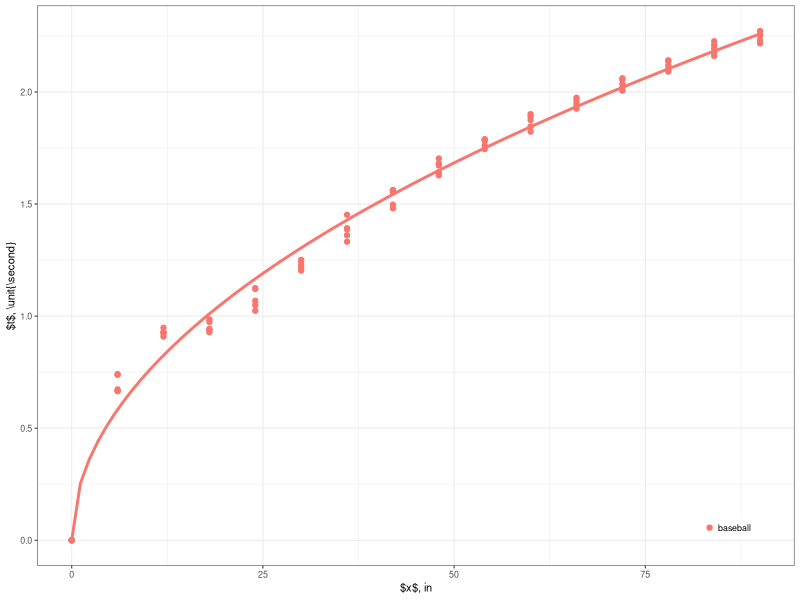
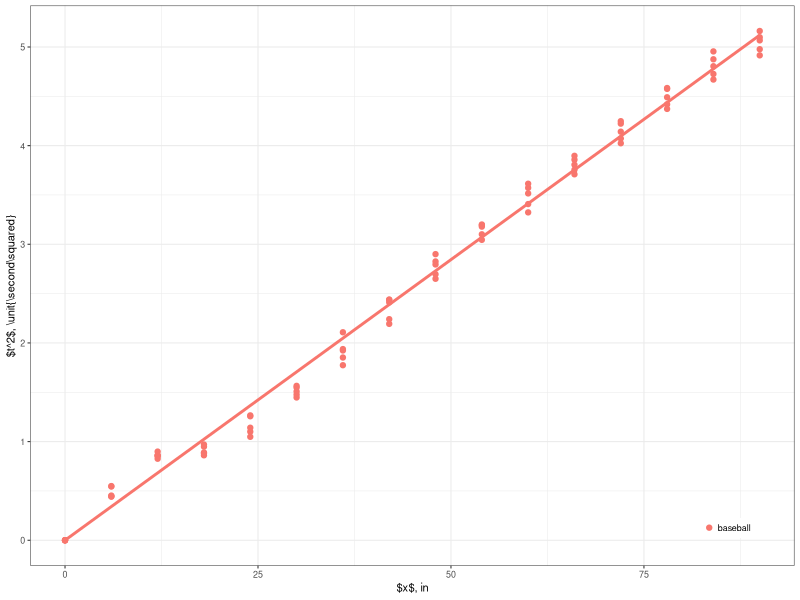

Recreate these plots in R, in order. (Note: this script raises an error after producing the figures.)
library(ggplot2)
library(dplyr)

raw <- read.csv('demairo.csv',header=TRUE)
data <- tibble(raw)
data <- mutate(data,tsquared=t_s^2)

# make fig 2.1
fig21 <- ggplot(data,aes(x=x_in,y=t_s,color=type))+
      geom_point()+
      geom_smooth(method="lm",formula=y~I(x^0.5)+0,se=FALSE)+
      xlab('$x$, in')+
      ylab('$t$, \\unit{\\second}')+
      theme_bw(base_size=8)+
      theme(legend.position="inside",
	legend.position.inside=c(0.95,0.05),
	legend.justification.inside=c("right","bottom"),
	legend.key.size=unit(4,"pt"),
	legend.title=element_blank())
ggsave('fig21.svg',plot=fig21,width=3.4167,height=2,units="in")

# make fig 2.2
fig22 <- ggplot(data,aes(x=x_in,y=tsquared,color=type))+
      geom_point()+
      geom_smooth(method="lm",formula=y~x+0,se=FALSE)+
      xlab('$x$, in')+
      ylab('$t^2$, \\unit{\\second\\squared}')+
      theme_bw(base_size=8)+
      theme(legend.position="inside",
	legend.position.inside=c(0.95,0.05),
	legend.justification.inside=c("right","bottom"),
	legend.key.size=unit(4,"pt"),
	legend.title=element_blank())
ggsave('fig22.svg',plot=fig22,width=3.4167,height=2,units="in")


# get stats
model1 <- lm(tsquared~x_in+0,data)
model2 <- lm(tsquared~x_in:type+0,data)
print(anova(model1,model2))

# baseball 35.15611 +- 0.3
# pong 32.0038 +- 0.3
